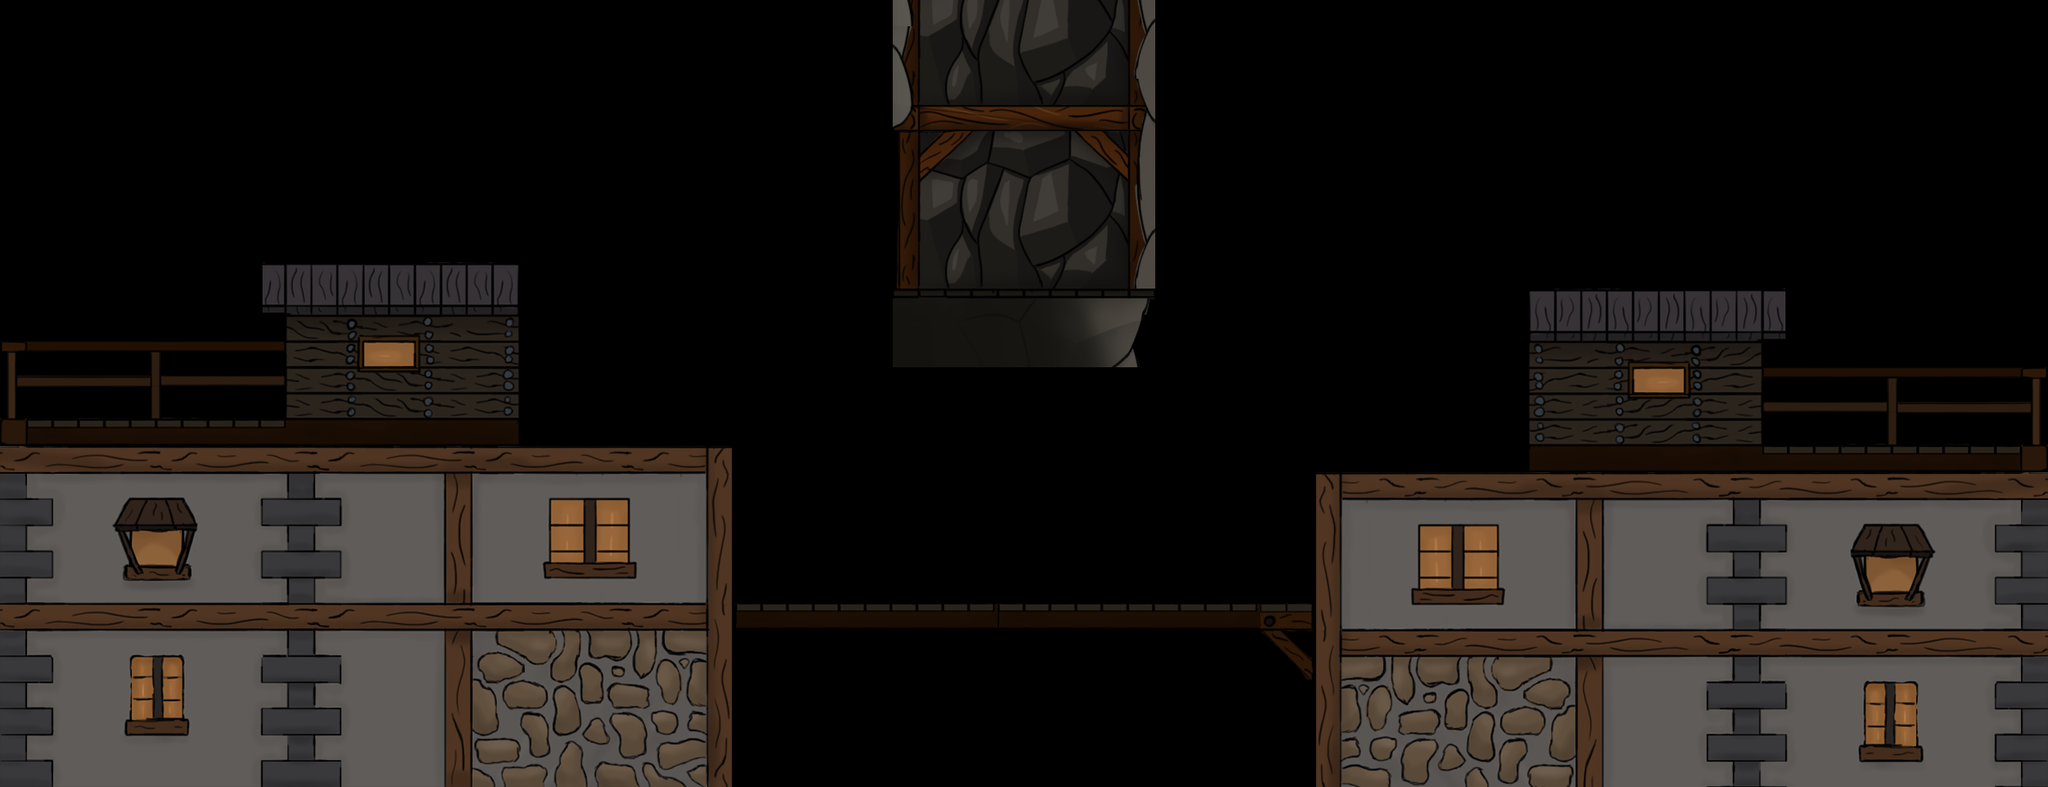

This game map was drawn from its Tiled (.tmx) file and the tilesets committed beside it. A one-line description and the trimmed map source follow:
An orthogonal 78x30 tile map with 32x32 px tiles, 2 tile layers (Fond, Platforms) and 1 object.

<map version="1.4" tiledversion="1.4.3" orientation="orthogonal" renderorder="right-down" width="78" height="30" tilewidth="32" tileheight="32" infinite="0" nextlayerid="7" nextobjectid="36">
 <editorsettings>
  <export target="Teste_anime.json" format="json" />
 </editorsettings>
 <tileset firstgid="1" name="Decors" tilewidth="32" tileheight="32" tilecount="2240" columns="56">
  <image source="Decors.png" width="1792" height="1280" />
 </tileset>
 <layer id="6" name="Fond" width="78" height="30">
  <data>[2340 cells, 110 non-empty, 70 distinct tile ids]</data>
 </layer>
 <layer id="1" name="Platforms" width="78" height="30">
  <data>[2340 cells, 1000 non-empty, 530 distinct tile ids]</data>
 </layer>
 <objectgroup id="2" name="colosse" />
 <objectgroup id="3" name="chimiste" />
 <objectgroup id="4" name="soldat" />
 <objectgroup id="5" name="archer">
  <object id="35" x="1232" y="572">
   <point />
  </object>
 </objectgroup>
</map>